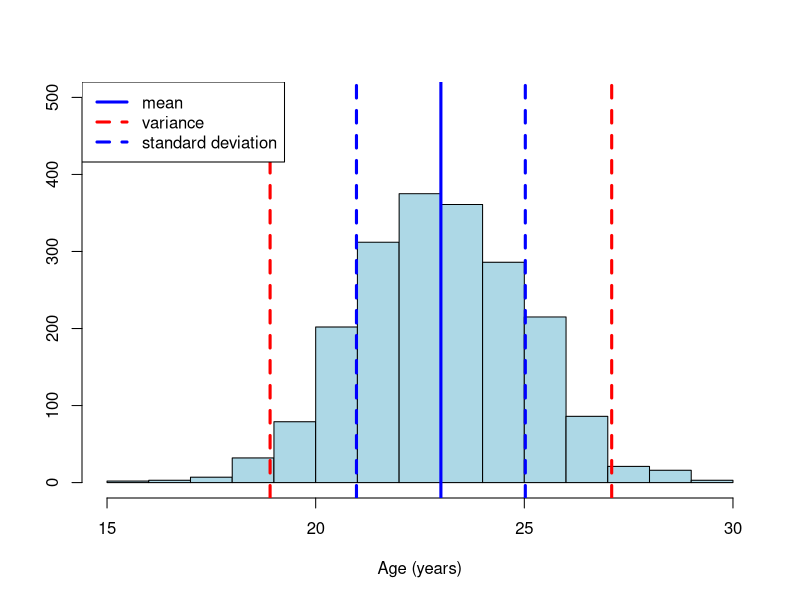
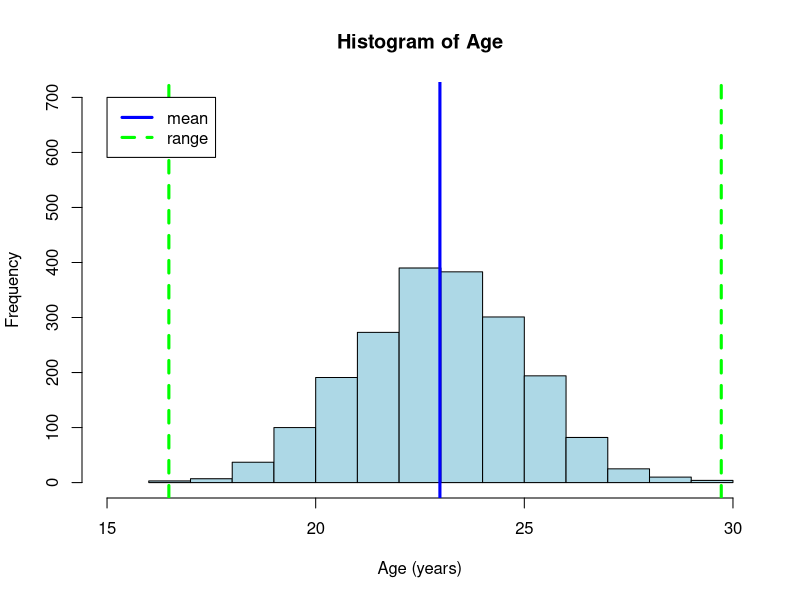
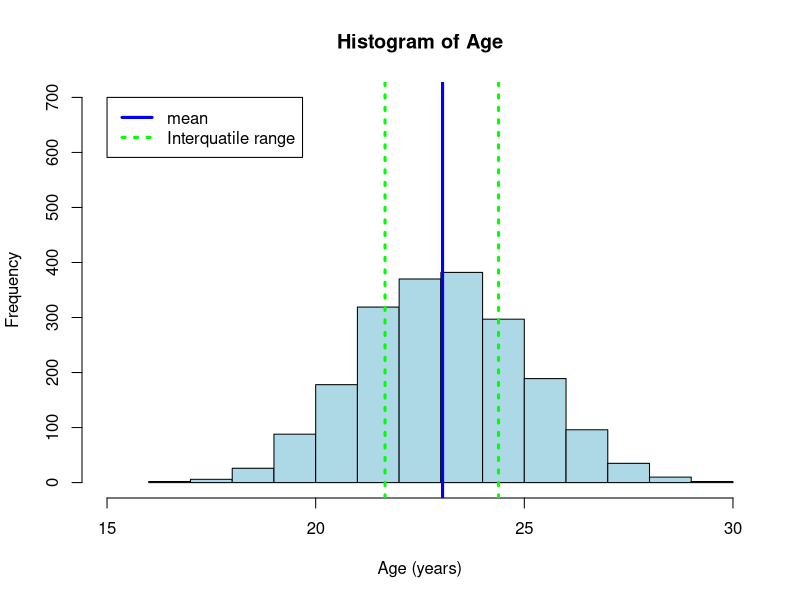
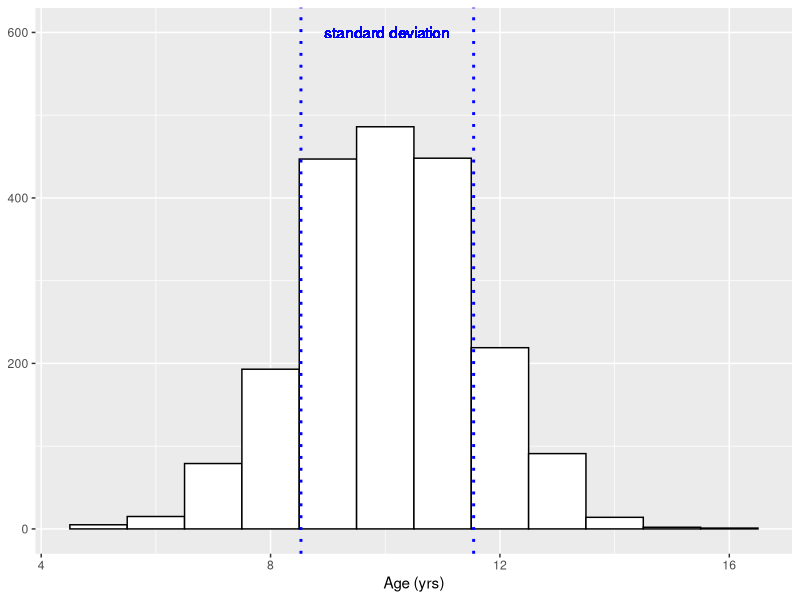
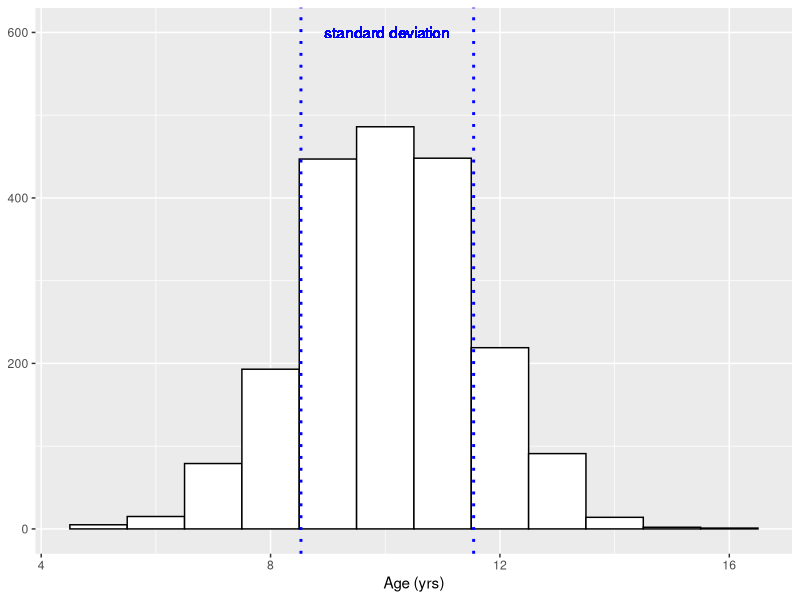

These charts were generated, in order, by the following R code:
## ---- chunk 1
knitr::opts_chunk$set(echo = TRUE)
## ---- chunk 2
Age=c(20, 18,19, 18,18,18,20) # List of 7 numbers
## Cacluate the variance in the long form
Age-mean(Age) # Each element minus the mean
(Age-mean(Age))^2# Each element minus the mean
sum((Age-mean(Age))^2)/6 #Sum the elements and divide by (7-1)=6
# Or just use the function
var(Age)
## ---- chunk 3
Age=c(20, 18,19, 18,18,18,20) # List of 7 numbers
sd(Age) # Each element minus the mean
## ---- chunk 4
Age<-rnorm(2000,23,2)
# png("Second_Moment.png", width = 6, height = 4, units = 'in', res = 300)
 
hist(Age,col="lightblue",xlab="Age (years)",xlim=c(15,30),ylab=NULL,main=NULL,ylim=c(0,500)) # Histogram of the 7 numbers
abline(v=mean(Age),col="blue",lwd=3)# line indicating the mean
abline(v=c(mean(Age)-var(Age),mean(Age)+var(Age)), col=c("red", "red"), lty=c(2,2), lwd=c(3, 3))# Variance
abline(v=c(mean(Age)-sd(Age),mean(Age)+sd(Age)), col=c("blue", "blue"), lty=c(2,2), lwd=c(3, 3))# Standard Deviation
legend("topleft",c("mean","variance","standard deviation"),lwd=c(3,3,3),lty=c(1,2,2),col=c("blue","red","blue"))
#dev.off()

## ---- chunk 5
Age<-rnorm(2000,23,2)
range(Age)

## ---- chunk 6
hist(Age,col="lightblue",xlab="Age (years)",xlim=c(15,30),ylim=c(0,700)) # Histogram of the 7 numbers
abline(v=mean(Age),col="blue",lwd=3)# line indicating the mean
abline(v=range(Age), col=c("green", "green"), lty=c(2,2), lwd=c(3, 3))
legend(15,700,c("mean","range"),lwd=c(3,3),lty=c(1,2),col=c("blue","green"))
## ---- chunk 7
Age<-rnorm(2000,23,2)
hist(Age,col="lightblue",xlab="Age (years)",xlim=c(15,30),ylim=c(0,700)) # Histogram of the 7 numbers
abline(v=mean(Age),col="blue",lwd=3)# line indicating the mean
abline(v=c(quantile(Age, 1/4) , quantile(Age, 3/4)), col=c("green", "green"), lty=c(3,3), lwd=c(3, 3))
legend(15,700,c("mean","Interquatile range"),lwd=c(3,3),lty=c(1,3),col=c("blue","green"))


## ---- chunk 8
#png("First_Moment.png", width = 4, height = 3, units = 'in', res = 200)

library(ggplot2)
Age<-c(rnorm(2000,10,1.5))

df <- data.frame(Age)
ggplot(df, aes(x=Age)) +  geom_histogram(color="black", fill="white",binwidth = 1)+xlab("Age (yrs)")+ylab(NULL)+ theme(plot.title = element_text(hjust=1.0))+geom_vline(xintercept=mean(Age)-sd(Age),col="blue",size=1,labels="mean",linetype="dotted")+
geom_vline(xintercept=mean(Age)+sd(Age),col="blue",size=1,linetype="dotted")+
  geom_text(aes(x=mean(Age), label="standard deviation", y=600), colour="blue",  text=element_text(size=11))

ggsave("range.png",dpi=300, width = 4, height = 2.5)


